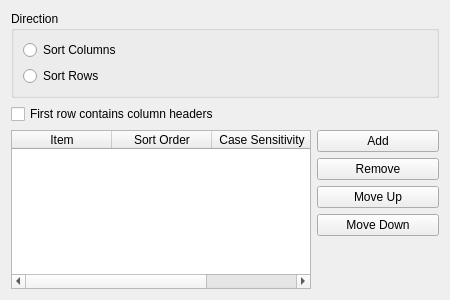
<?xml version="1.0" encoding="UTF-8"?>
<ui version="4.0">
 <author>Stefan Nikolaus &lt;stefan.nikolaus@kdemail.net&gt;</author>
 <comment>This file is part of the KDE project.
Copyright 2010 Stefan Nikolaus &lt;stefan.nikolaus@kdemail.net&gt;

This program is free software; you can redistribute it and/or modify
it under the terms of the GNU General Public License as published by
the Free Software Foundation; either version 2 of the License, or
(at your option) any later version.

This program is distributed in the hope that it will be useful,
but WITHOUT ANY WARRANTY; without even the implied warranty of
MERCHANTABILITY or FITNESS FOR A PARTICULAR PURPOSE.  See the
GNU General Public License for more details.

You should have received a copy of the GNU General Public License
along with this program; if not, write to the Free Software
Foundation, Inc., 51 Franklin Street, Fifth Floor, Boston, MA  02110-1301  USA
</comment>
 <class>Calligra::Sheets::SortWidget</class>
 <widget class="QWidget" name="SortWidget">
  <property name="geometry">
   <rect>
    <x>0</x>
    <y>0</y>
    <width>450</width>
    <height>300</height>
   </rect>
  </property>
  <layout class="QGridLayout" name="gridLayout">
   <item row="3" column="2">
    <widget class="QPushButton" name="m_addButton">
     <property name="text">
      <string>Add</string>
     </property>
    </widget>
   </item>
   <item row="4" column="2">
    <widget class="QPushButton" name="m_removeButton">
     <property name="text">
      <string>Remove</string>
     </property>
    </widget>
   </item>
   <item row="5" column="2">
    <widget class="QPushButton" name="m_upButton">
     <property name="text">
      <string>Move Up</string>
     </property>
    </widget>
   </item>
   <item row="3" column="0" rowspan="5" colspan="2">
    <widget class="QTableWidget" name="m_tableWidget">
     <property name="sizePolicy">
      <sizepolicy hsizetype="MinimumExpanding" vsizetype="Expanding">
       <horstretch>0</horstretch>
       <verstretch>0</verstretch>
      </sizepolicy>
     </property>
     <property name="minimumSize">
      <size>
       <width>300</width>
       <height>100</height>
      </size>
     </property>
     <property name="editTriggers">
      <set>QAbstractItemView::EditKeyPressed|QAbstractItemView::SelectedClicked</set>
     </property>
     <property name="alternatingRowColors">
      <bool>true</bool>
     </property>
     <property name="selectionBehavior">
      <enum>QAbstractItemView::SelectRows</enum>
     </property>
     <property name="showGrid">
      <bool>false</bool>
     </property>
     <property name="columnCount">
      <number>3</number>
     </property>
     <attribute name="horizontalHeaderVisible">
      <bool>true</bool>
     </attribute>
     <attribute name="verticalHeaderVisible">
      <bool>false</bool>
     </attribute>
     <column>
      <property name="text">
       <string>Item</string>
      </property>
     </column>
     <column>
      <property name="text">
       <string>Sort Order</string>
      </property>
     </column>
     <column>
      <property name="text">
       <string>Case Sensitivity</string>
      </property>
     </column>
    </widget>
   </item>
   <item row="6" column="2">
    <widget class="QPushButton" name="m_downButton">
     <property name="text">
      <string>Move Down</string>
     </property>
    </widget>
   </item>
   <item row="1" column="0" colspan="3">
    <widget class="QCheckBox" name="m_useHeader">
     <property name="text">
      <string>First row contains column headers</string>
     </property>
    </widget>
   </item>
   <item row="0" column="0" colspan="3">
    <widget class="QGroupBox" name="groupBox">
     <property name="title">
      <string>Direction</string>
     </property>
     <layout class="QVBoxLayout" name="verticalLayout_2">
      <item>
       <widget class="QRadioButton" name="m_sortHorizontal">
        <property name="toolTip">
         <string>The data is grouped in columns and gets sorted horizontally by comparing the specified rows in the given order.</string>
        </property>
        <property name="whatsThis">
         <string>The data is grouped in columns. Their rows are compared in the specified order. If the data in two rows is equal, the next given row gets compared until the two column groups differ in one of the rows. Then, the complete column is moved to it final position.</string>
        </property>
        <property name="text">
         <string>Sort Columns</string>
        </property>
       </widget>
      </item>
      <item>
       <widget class="QRadioButton" name="m_sortVertical">
        <property name="toolTip">
         <string>The data is grouped in rows and gets sorted vertically by comparing the specified columns in the given order.</string>
        </property>
        <property name="whatsThis">
         <string>The data is grouped in rows. Their columns are compared in the specified order. If the data in two columns is equal, the next given column gets compared until the two row groups differ in one of the columns. Then, the complete row is moved to it final position.</string>
        </property>
        <property name="text">
         <string>Sort Rows</string>
        </property>
       </widget>
      </item>
     </layout>
    </widget>
   </item>
  </layout>
 </widget>
 <tabstops>
  <tabstop>m_sortHorizontal</tabstop>
  <tabstop>m_sortVertical</tabstop>
  <tabstop>m_useHeader</tabstop>
  <tabstop>m_tableWidget</tabstop>
  <tabstop>m_addButton</tabstop>
  <tabstop>m_removeButton</tabstop>
  <tabstop>m_upButton</tabstop>
  <tabstop>m_downButton</tabstop>
 </tabstops>
 <resources/>
 <connections/>
</ui>
